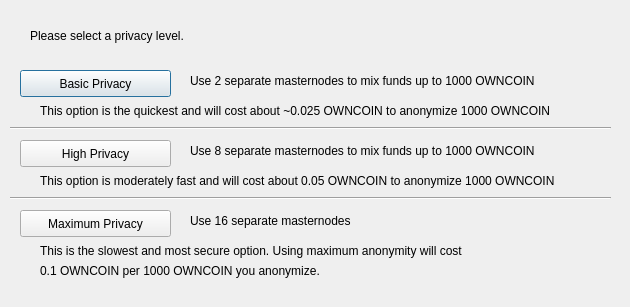
<?xml version="1.0" encoding="UTF-8"?>
<ui version="4.0">
 <class>DarksendConfig</class>
 <widget class="QDialog" name="DarksendConfig">
  <property name="geometry">
   <rect>
    <x>0</x>
    <y>0</y>
    <width>630</width>
    <height>307</height>
   </rect>
  </property>
  <property name="windowTitle">
   <string>Configure PrivateSend</string>
  </property>
  <widget class="QPushButton" name="buttonBasic">
   <property name="geometry">
    <rect>
     <x>20</x>
     <y>70</y>
     <width>151</width>
     <height>27</height>
    </rect>
   </property>
   <property name="text">
    <string>Basic Privacy</string>
   </property>
  </widget>
  <widget class="QPushButton" name="buttonHigh">
   <property name="geometry">
    <rect>
     <x>20</x>
     <y>140</y>
     <width>151</width>
     <height>27</height>
    </rect>
   </property>
   <property name="text">
    <string>High Privacy</string>
   </property>
  </widget>
  <widget class="QPushButton" name="buttonMax">
   <property name="geometry">
    <rect>
     <x>20</x>
     <y>210</y>
     <width>151</width>
     <height>27</height>
    </rect>
   </property>
   <property name="text">
    <string>Maximum Privacy</string>
   </property>
  </widget>
  <widget class="QLabel" name="label">
   <property name="geometry">
    <rect>
     <x>30</x>
     <y>20</y>
     <width>571</width>
     <height>31</height>
    </rect>
   </property>
   <property name="text">
    <string>Please select a privacy level.</string>
   </property>
  </widget>
  <widget class="QLabel" name="label_2">
   <property name="geometry">
    <rect>
     <x>190</x>
     <y>70</y>
     <width>421</width>
     <height>21</height>
    </rect>
   </property>
   <property name="text">
    <string>Use 2 separate masternodes to mix funds up to 1000 OWNCOIN</string>
   </property>
  </widget>
  <widget class="QLabel" name="label_3">
   <property name="geometry">
    <rect>
     <x>190</x>
     <y>140</y>
     <width>411</width>
     <height>21</height>
    </rect>
   </property>
   <property name="text">
    <string>Use 8 separate masternodes to mix funds up to 1000 OWNCOIN</string>
   </property>
  </widget>
  <widget class="QLabel" name="label_4">
   <property name="geometry">
    <rect>
     <x>190</x>
     <y>210</y>
     <width>421</width>
     <height>21</height>
    </rect>
   </property>
   <property name="text">
    <string>Use 16 separate masternodes</string>
   </property>
  </widget>
  <widget class="QLabel" name="label_6">
   <property name="geometry">
    <rect>
     <x>40</x>
     <y>100</y>
     <width>561</width>
     <height>21</height>
    </rect>
   </property>
   <property name="text">
    <string>This option is the quickest and will cost about ~0.025 OWNCOIN to anonymize 1000 OWNCOIN</string>
   </property>
  </widget>
  <widget class="QLabel" name="label_7">
   <property name="geometry">
    <rect>
     <x>40</x>
     <y>170</y>
     <width>561</width>
     <height>21</height>
    </rect>
   </property>
   <property name="text">
    <string>This option is moderately fast and will cost about 0.05 OWNCOIN to anonymize 1000 OWNCOIN</string>
   </property>
  </widget>
  <widget class="QLabel" name="label_8">
   <property name="geometry">
    <rect>
     <x>40</x>
     <y>240</y>
     <width>561</width>
     <height>21</height>
    </rect>
   </property>
   <property name="text">
    <string>This is the slowest and most secure option. Using maximum anonymity will cost</string>
   </property>
  </widget>
  <widget class="QLabel" name="label_9">
   <property name="geometry">
    <rect>
     <x>40</x>
     <y>260</y>
     <width>561</width>
     <height>21</height>
    </rect>
   </property>
   <property name="text">
    <string>0.1 OWNCOIN per 1000 OWNCOIN you anonymize.</string>
   </property>
  </widget>
  <widget class="Line" name="line">
   <property name="geometry">
    <rect>
     <x>10</x>
     <y>120</y>
     <width>601</width>
     <height>16</height>
    </rect>
   </property>
   <property name="orientation">
    <enum>Qt::Horizontal</enum>
   </property>
  </widget>
  <widget class="Line" name="line_2">
   <property name="geometry">
    <rect>
     <x>10</x>
     <y>190</y>
     <width>601</width>
     <height>16</height>
    </rect>
   </property>
   <property name="orientation">
    <enum>Qt::Horizontal</enum>
   </property>
  </widget>
 </widget>
 <resources/>
 <connections/>
</ui>
